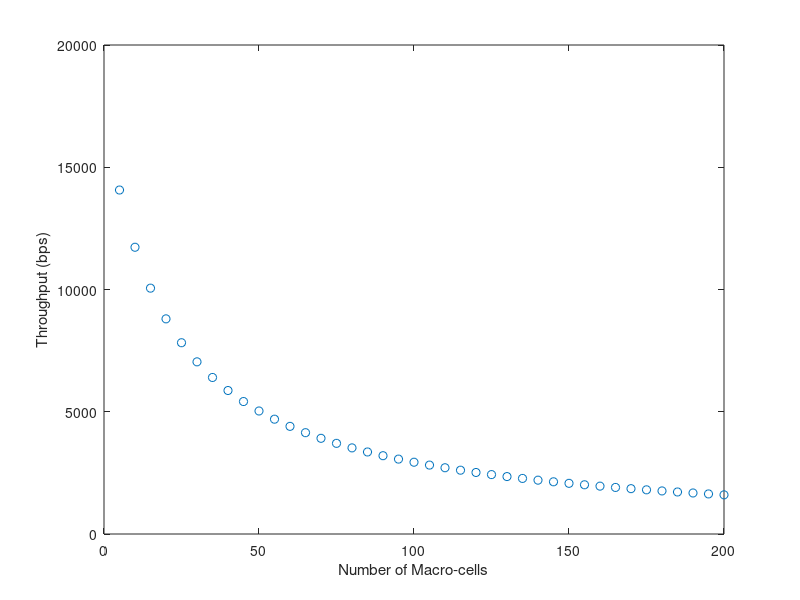

This figure's MATLAB source:
%**************************************************************************
% Filename: FFR_Simulator.m
% Group Name: GTW-E
% Date: 03/17/2020
% Description: Script used to simulate Fractional Frequency Reuse(FFR)
% medthods for HetNet applications. Four FFR algorithms are modeled to
% analyze performance tradeoffs between algorithm approaches. 
%
% FFR Algorithms:
%                FFR-3SL (Proposed Paper) 
%                FFR-3  (Reference:10) 
%                OSFFR  (Reference:11)
%                FFR-3R (Reference:12) 
%
%**************************************************************************

%----------------------------------------------------
% Common Sim Variables
%----------------------------------------------------
BER     = 10^-6;         % Target Bit Error Rate(BER)
alpha   = -1.5/log(BER); % Constant for target BER
deltaf  = 15e3;          % Subcarrier spacing (Hz)
CH_BW   = 20e6;          % Channel Bandwidth (Hz)
m_users = 150;           % Macrocell Users
f_users = 150;           % Femtocell Users
SCpRB   = 12;            % Sub-carriers per resource block
Num_RB  = 100;           % Total number of resource blocks
Num_SC  = Num_RB*SCpRB;  % Number of subcarriers
MC_TxP  = [10 15 20];    % Macrocell Base Station Transmit Power
FC_TxP  = 20e-3;         % Femtocell Base Station Transmit Power
No_PSD  = -174;          % Noise Power Spectral Density (dBm/Hz)
Nm      = 7;             % Number of Macrocells
Nf      = 210;           % Number of Femtocells
d_vec  = 5;              % Distance from base station to user in meters
Lwalls = [7 10 15];      % Loss through walls [light internal, internal, external]
wall_type = 1;           % Selects wall type from array of wall loss vector
                         % hard coded to 1(light internal) for now, will 
                         % implement selector code later.

                         

PL_outdoor = 28.0 + 35*log10(d_vec);
PL_indoor  = 38.5 + 20*log10(d_vec)+Lwalls(wall_type);
PL_vec = [PL_outdoor PL_indoor];
PL_type = 1;        % Selects PL type being either indoor or outdoor.
                    % hard coded to 1(outdoor) for now, will implement selector code
                    % later.
PL = PL_vec(PL_type);
                    
%--------------------------------------------------------------------------
% FFR-3SL Code (Proposed Paper)
%--------------------------------------------------------------------------






%--------------------------------------------------------------------------
% FFR-3 Code FFR-3  (Reference:10)
%--------------------------------------------------------------------------
idx = 0;
Nm_vec = 5:5:200;
for Num_Mc = Nm_vec
    
    idx = idx+1;
    
    Ch_Gain = 10^-(PL/10);
    
    MC_TxP = MC_TxP(1);
    MC_TxP_W = 10^(MC_TxP/10);
    
    FC_TxP_W = 10^(FC_TxP/10);
    
    % Summation of M neighboring Macro-cell's Power & Gain products on sub-carrier k
    sigma_PMp_GMp = 0; % Initialize to zero
    for m=1:(Num_Mc-1)
        sigma_PMp_GMp = sigma_PMp_GMp + (MC_TxP_W*Ch_Gain);
    end
    
    % Summation of F neighboring Femto-cell Power & Gain products on sub-carrier k
    sigma_PF_GF = 0; % Initialize to zero
    for f=1:(Nf-1)
        sigma_PF_GF = sigma_PF_GF + (FC_TxP_W*Ch_Gain);
    end
    
    % SINR equation for a given Macro-cell on sub-carrier k
    SINRmk = (MC_TxP_W*Ch_Gain)/(10^((No_PSD*deltaf)/10) + sigma_PMp_GMp + sigma_PF_GF);
    
    % NOTE: Needs more work.
    % % SINR equation for a given Femto-cell on sub-carrier k
    % SINRfk = (FC_TxP_W*Ch_Gain)/(10^((No_PSD*deltaf)/10) + sigma_PMp_GMp + sigma_PF_GF);
    
    % Capacity of macro user m on sub-carrier k
    Cmk = deltaf*log2(1+alpha*SINRmk);
    
    % Calculate Throughput of the Macro-cell across all m users
    Tm = 0; % Initialize to zero
    for m=1:m_users
        Tm = Tm + Cmk;
    end
    
    Tm_vec(idx) = Tm;
end

%--------------------------------------------------------------------------
% OSFFR Code (Reference:11)
%--------------------------------------------------------------------------








%--------------------------------------------------------------------------
% FFR-3R Code FFR-3R (Reference:12)
%--------------------------------------------------------------------------






%--------------------------------------------------------------------------
% Analysis
%--------------------------------------------------------------------------





%--------------------------------------------------------------------------
% Figures/Plots
%--------------------------------------------------------------------------

figure; 
plot(Nm_vec,Tm_vec, 'o');
xlabel('Number of Macro-cells');
ylabel('Throughput (bps)');
